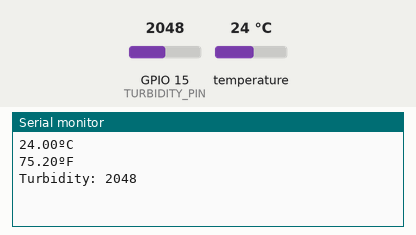
Bench run of a program on a simulated ESP32. Parts: the last lines printed to the serial monitor. Inputs (shaded band) come from the test bench; at power-on: temperature 24 °C, GPIO 15 (TURBIDITY_PIN) = 2048.

Above: at 1.5 s.
1.6 s: temperature set to 12 °C
At 3.0 s:
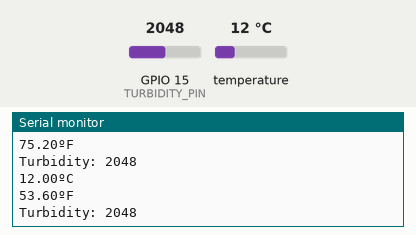
3.1 s: GPIO 15 (TURBIDITY_PIN) set to 2866
At 4.5 s:
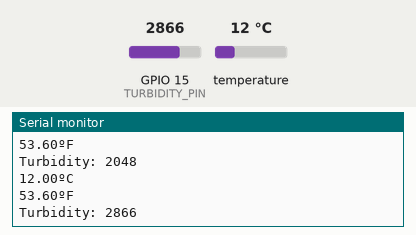
4.6 s: temperature set to 19 °C
6.1 s: GPIO 15 (TURBIDITY_PIN) set to 3603
At 7.1 s:
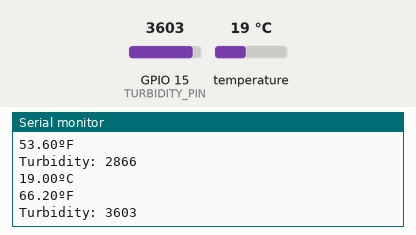
Timing chart, 0 to 8.6 s (numbered marks = the images above; inputs shaded):
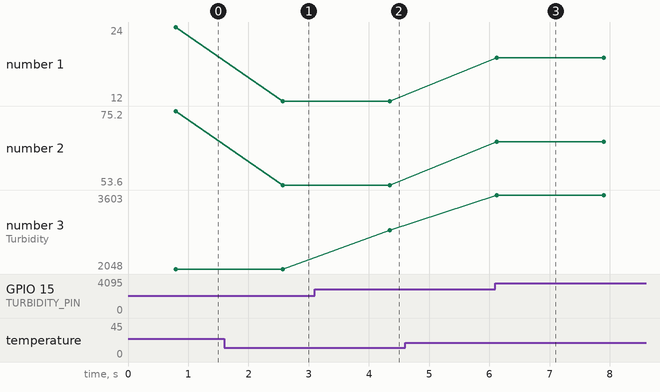

The program:

main.cpp
```cpp
#include <Arduino.h>
// #include <WiFi.h>
// #include <WiFiClient.h>
// #include <BlynkSimpleEsp32.h>
#include <OneWire.h>
#include <DallasTemperature.h>

// #define BLYNK_TEMPLATE_ID "TMPL6OZoN7aij"
// #define BLYNK_TEMPLATE_NAME "Kualitas Air"
// #define BLYNK_AUTH_TOKEN "DGXuAwxPFhk3wQwzbyl_lsROAtpmEtI5"
// #define WIFI_SSID "SSID"
// #define WIFI_PASS "PASSKEY"
#define ONEWIRE_BUS 4
#define TURBIDITY_PIN 15

// put function declarations here:
OneWire oneWire(ONEWIRE_BUS);
DallasTemperature sensors(&oneWire);

void setup() {
  // put your setup code here, to run once:
  Serial.begin(115200);
  sensors.begin();
}

void loop() {
  // put your main code here, to run repeatedly:
  sensors.requestTemperatures();
  float temperatureC = sensors.getTempCByIndex(0);
  float temperatureF = sensors.getTempFByIndex(0);
  Serial.print(temperatureC);
  Serial.println("ºC");
  Serial.print(temperatureF);
  Serial.println("ºF");

  int turbidityValue = analogRead(TURBIDITY_PIN);
  Serial.print("Turbidity: ");
  Serial.println(turbidityValue);
  delay(1000);
}
```

Measured:
- after the input at 1.6 s, the serial monitor: prints a new line after 0.97 s (image 1)
- after the input at 3.1 s, the serial monitor: prints a new line after 1.2 s (image 2)
- after the input at 6.1 s, the serial monitor: prints a new line at once (image 3)
- plotted number 1: 24 → 12 after the input at 1.6 s
- plotted number 2: 75.2 → 53.6 after the input at 1.6 s
- plotted number 3: 2048 → 2866 after the input at 3.1 s, 2866 → 3603 after the input at 6.1 s
